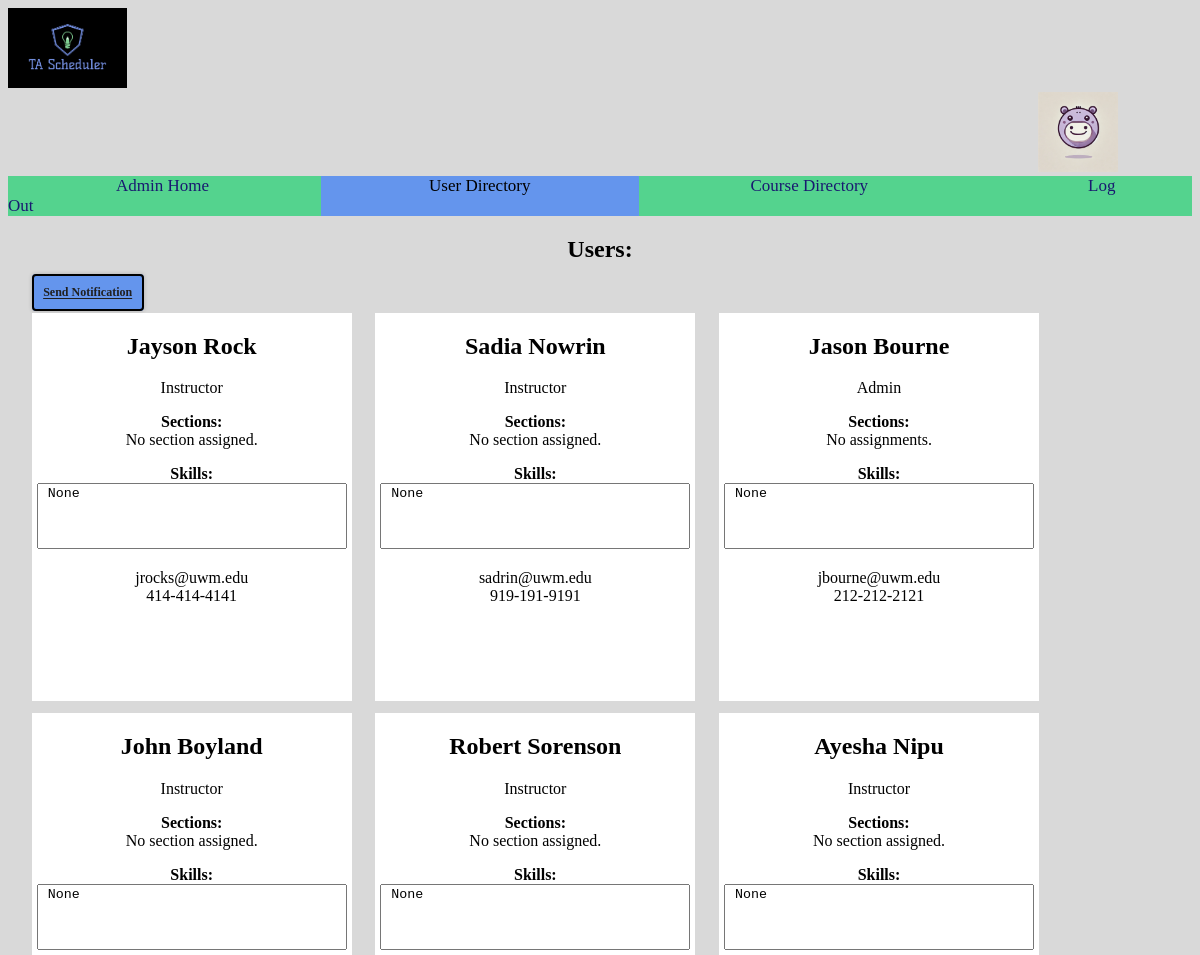
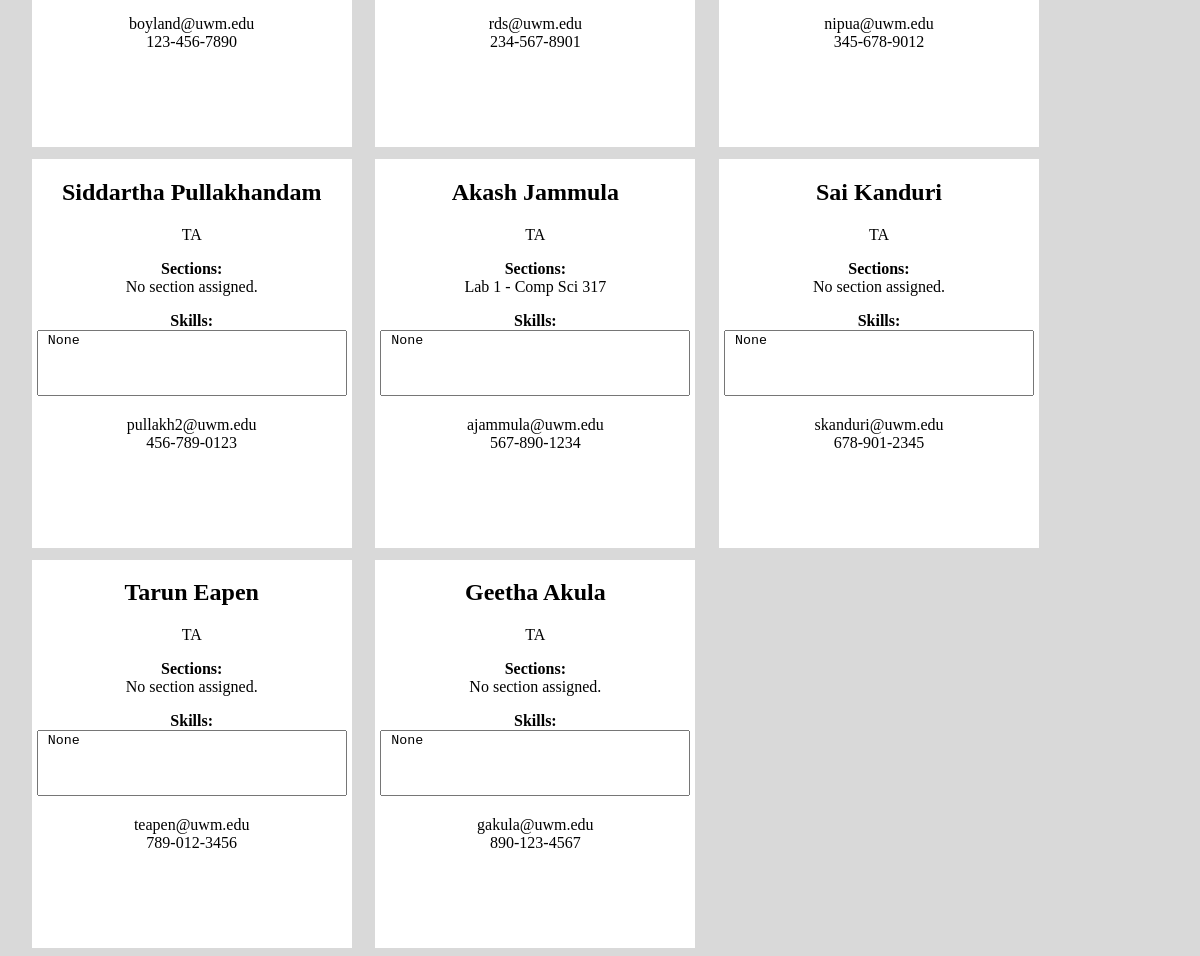
The page /user_directory.html (signed in) on the database as committed earlier (2 pictures, top to bottom).
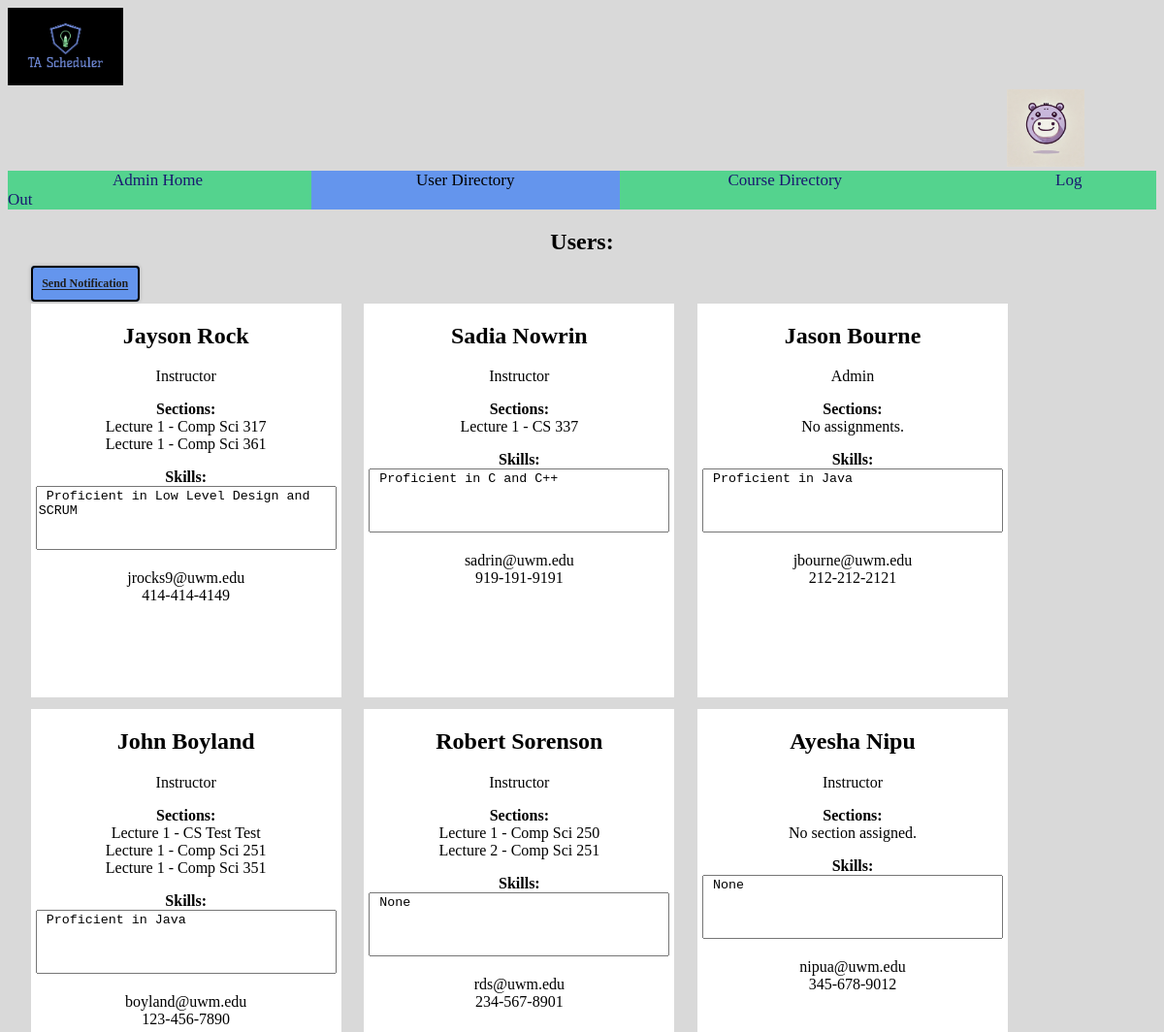
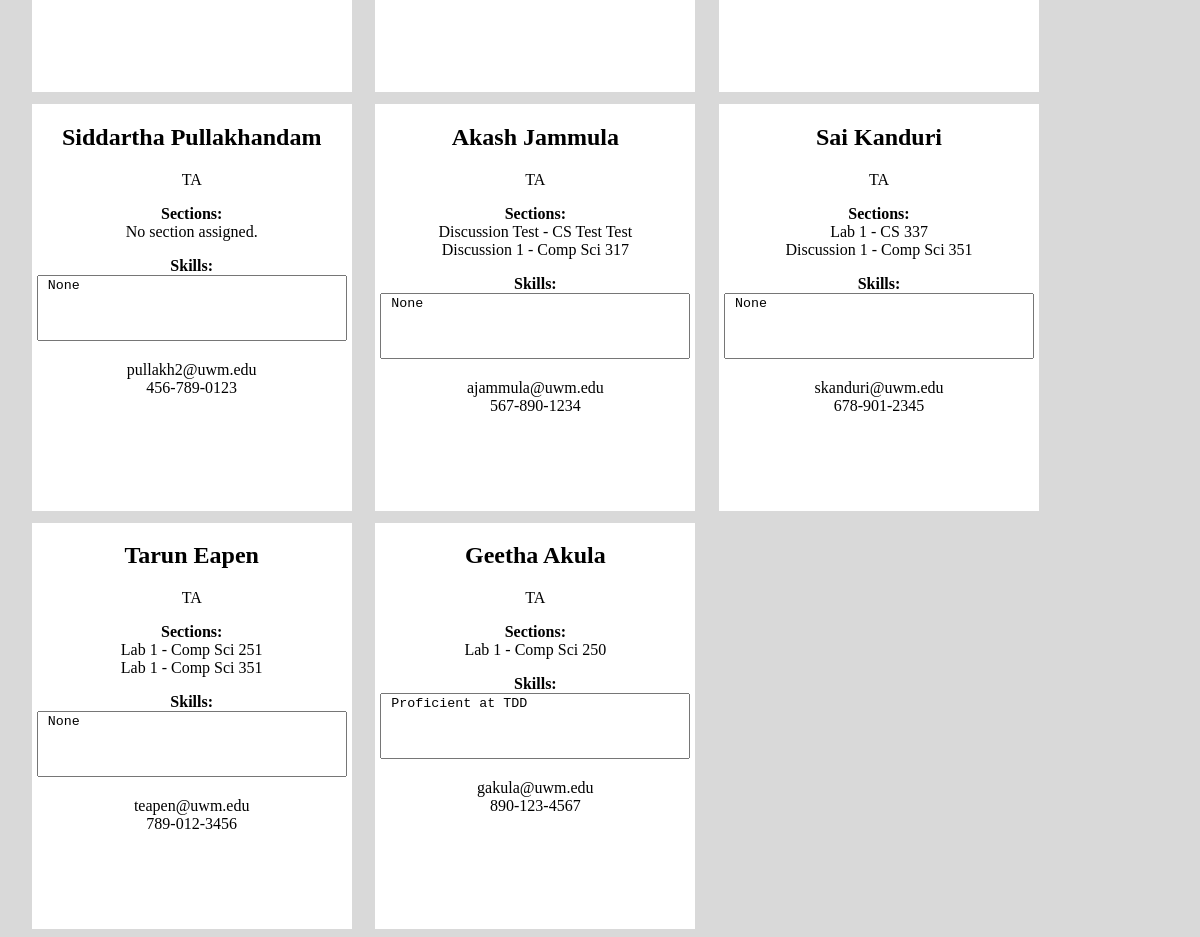
The same page on the database as committed later (2 pictures, top to bottom).
### djangoProject1/models.py (models this page shows, shortened)
class User(models.Model): # basic for now
    ROLE_CHOICES = [
        ('TA', 'Teaching Assistant'),
        ('Instructor', 'Instructor'),
        ('Admin', 'Administrator'),
    ]
    id = models.UUIDField(primary_key=True, default=uuid.uuid4, editable=False) #unique id
    first_name = models.CharField(max_length=50, default="DefaultFirst") #first name of user
    last_name = models.CharField(max_length=50, default="DefaultLast") #last name of user
    username = models.CharField(max_length=50, unique=True, default="Default_Username")  #unique username (ISSUES LATER ON, default AND unique doesn't work well)
    password = models.CharField(max_length=128, default="Default_Password")  #stored password (128 for hash(? idk documentation recommended it))
    email = models.EmailField(default="default@example.com")  #unique email address (cant run unless blank by default
    phone_number = models.CharField(max_length=10, blank=True, null=True)  #optional phone number (can make required later)
    address = models.TextField(blank=True, null=True)  #optional home address (can make required later)
    skills = models.TextField(blank=True, null=True)  #apparently we need skills? okay here's an open text field for it
    role = models.CharField(max_length=20, choices=ROLE_CHOICES, default='TA')  #role of the user (TA, Instructor, Admin)

class Section(models.Model):
    id = models.UUIDField(primary_key=True, default=uuid.uuid4, editable=False) #unique id
    name = models.CharField(max_length=100, default="Default Section Name") #section name
    course = models.ForeignKey(Course, on_delete=models.CASCADE, related_name='sections') #link to course
    days = MultiSelectField(choices=DAYS_OF_WEEK, blank=True, null=True)  #day of the week
    time = models.TimeField(blank=True, null=True)  #specific time of day
    location = models.CharField(max_length=100, blank=True, null=True) #location
    user = models.ForeignKey(User, null=True, blank=True, limit_choices_to={'role__in': ['TA', 'Instructor']}, on_delete=models.SET_NULL, related_name='sections')

class Course(models.Model):
    id = models.UUIDField(primary_key=True, default=uuid.uuid4, editable=False) #unique id
    name = models.CharField(max_length=100, default="Default Course Name") #course name
    users = models.ManyToManyField(User, limit_choices_to={'role__in': ['TA', 'Instructor']}, related_name='courses', blank=True)

### djangoProject1/views.py (the view, shortened to what this page needs)
# urls.py: path('user_directory.html', UserDirectoryPage.as_view()),
class UserDirectoryPage(View):
    def get(self, request):
        user = GetUser.get_user(request)
        if not user:
            return redirect('/')
        users = User.objects.all()
        courses = Course.objects.all()
        sections = Section.objects.all()
        return render(request, "user_directory.html", {"users": users, "courses": courses, "sections": sections})

### djangoProject1/MethodFiles/GeneralMethods.py (called while the page is built)
    @staticmethod
    def get_user(request):
        name = request.session.get('cur_user_name')
        if not name:
            return None
        else:
            return User.objects.filter(username=name).first()

### djangoProject1/templatetags/custom_filters.py (called while the page is built)
@register.filter
def format_phone(value):
    if isinstance(value, str) and len(value) == 10 and value.isdigit():
        return f"{value[:3]}-{value[3:6]}-{value[6:]}"
    return value

### templates/user_directory.html (shortened to what this page needs)
<!DOCTYPE html>
<html lang="en">
<head>
    <link rel="stylesheet" href="/static/style.css?v=1"/>
</head>
<body style="background-color: rgb(217,217,217)">
<div class="pfplogo1">
    <a href="home.html">
        <img src="/static/Logo.jpeg" alt="TA Scheduler Logo" style="height: 10vh; width: auto;">
    </a>
</div>
    <div class="pfplogo2">
    <a href="profile_page.html" >
        <img src="/static/moo_deng_profilePic.png" alt="Profile Logo" style="height: 10vh; width: auto;">
    </a>
    </div>
<div class="navbar">
    <a href="admin_home.html" style="padding: 9vw">Admin Home</a>
    <a class="active" href="user_directory.html" style="padding: 9vw">User Directory</a>
    <a href="course_directory.html" style="padding: 9vw">Course Directory</a>
    <a href="/" style="padding: 9vw">Log Out</a>
</div>
{% load custom_filters %}
<h2 class="container">Users:</h2>
<a href="https://outlook.office365.com/mail/" class="applyFilter" target='_blank'>Send Notification</a>
<div class="boxContainer">
    {% for user in users %}
        <div class="whiteBox">
            <h2>{{ user.first_name }} {{ user.last_name }}</h2>
            <p>{{ user.role }} <br/>
                <p><strong>Sections:</strong><br/>
                {% if user.role == "Instructor" or user.role == "TA"%}
                    {% for section in user.sections.all %}
                        {{ section.name }} - {{ section.course.name }}<br/>
                    {% empty %}
                        No section assigned.<br/>
                    {% endfor %}
                {% else %}
                    No assignments.<br/>
                {% endif %}
                </p>
            <p><strong>Skills:</strong><br/>
                <textarea readonly style="width: 95%; height: 60px; overflow-y: scroll; resize: none;"> {{ user.skills }}
                </textarea>
            </p>
            <p>{{ user.email }}<br/>{{ user.phone_number|format_phone }}</p>
        </div>
    {% endfor %}
</div>
</body>
</html>

### static/style.css (style rules this page uses)
.boxContainer { width: 100%; display: flex; flex-wrap: wrap; }
.whiteBox { width: 100%; max-width: 20rem; height: auto; background-color: white; margin-left: 2%; margin-top: 1%; text-align: center; position: relative; padding-bottom: 5rem; }
.container { text-align: center; }
.applyFilter { margin-left: 2%; font-size: 1vw; padding: 0.8% 0.8%; background-color: cornflowerblue; font-weight: bold; color: #202020; border: 2px solid black; border-radius: 4px; cursor: pointer; box-shadow: 0 0 0.25rem rgba(0, 0, 0, 0.2); }
.navbar { background-color: #54d38e; overflow: hidden; }
.pfplogo1 { display: inline-block; }
.pfplogo2 { margin-left: 87%; display: inline-block }
.navbar a { padding: 0.625rem; color: midnightblue; text-align: center; font-size: 1.0625rem; text-decoration: none; }
.navbar a.active { background-color: cornflowerblue; color: black; }

Rows that differ between the two databases and show on the page:
removed Section: name "Lab 1", course.name "Comp Sci 317", shown under User "Akash"
changed User "Jayson": skills "None" → "Proficient in Low Level Design and SCRUM"; email "jrocks@uwm.edu" → "jrocks9@uwm.edu"; phone_number "414-414-4141" → "414-414-4149"; no longer shows "No section assigned."
added Section: name "Lecture 1", course.name "Comp Sci 317", shown under User "Jayson"
added Section: name "Lecture 1", course.name "Comp Sci 361", shown under User "Jayson"
changed User "Sadia": skills "None" → "Proficient in C and C++"; no longer shows "No section assigned."
added Section: name "Lecture 1", course.name "CS 337", shown under User "Sadia"
changed User "Jason": skills "None" → "Proficient in Java"
changed User "John": skills "None" → "Proficient in Java"; no longer shows "No section assigned."
added Section: name "Lecture 1", course.name "CS Test Test", shown under User "John"
added Section: name "Lecture 1", course.name "Comp Sci 251", shown under User "John"
added Section: name "Lecture 1", course.name "Comp Sci 351", shown under User "John"
shown differently, row unchanged: User "Robert": no longer shows "No section assigned."
added Section: name "Lecture 1", course.name "Comp Sci 250", shown under User "Robert"
added Section: name "Lecture 2", course.name "Comp Sci 251", shown under User "Robert"
added Section: name "Discussion Test", course.name "CS Test Test", shown under User "Akash"
added Section: name "Discussion 1", course.name "Comp Sci 317", shown under User "Akash"
shown differently, row unchanged: User "Sai": no longer shows "No section assigned."
added Section: name "Lab 1", course.name "CS 337", shown under User "Sai"
added Section: name "Discussion 1", course.name "Comp Sci 351", shown under User "Sai"
shown differently, row unchanged: User "Tarun": no longer shows "No section assigned."
added Section: name "Lab 1", course.name "Comp Sci 251", shown under User "Tarun"
added Section: name "Lab 1", course.name "Comp Sci 351", shown under User "Tarun"
changed User "Geetha": skills "None" → "Proficient at TDD"; no longer shows "No section assigned."
added Section: name "Lab 1", course.name "Comp Sci 250", shown under User "Geetha"
